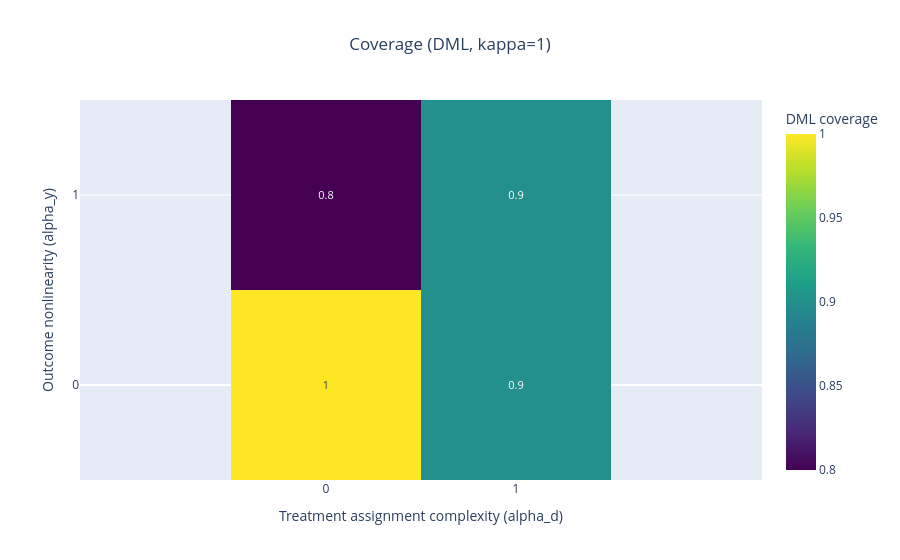

Notebook cell for this chart:
### Code cell
fig = estimator_metric_heatmap(summary_df, metric="coverage", estimator="DML", kappa=1)
fig.show()

### Figure 1 — Plotly figure (JSON) as saved in the notebook; plotly's stock layout.template omitted (floating-point values rounded to 4 significant figures)
{"data": [{"colorbar": {"title": {"text": "DML coverage"}}, "colorscale": [[0, "#440154"], [0.1111, "#482878"], [0.2222, "#3e4989"], [0.3333, "#31688e"], [0.4444, "#26828e"], [0.5556, "#1f9e89"], [0.6667, "#35b779"], [0.7778, "#6ece58"], [0.8889, "#b5de2b"], [1, "#fde725"]], "hovertemplate": "alpha_d=%{x}<br>alpha_y=%{y}<br>DML coverage=%{z:.4f}<extra></extra>", "text": [[1.0, 0.9], [0.8, 0.9]], "textfont": {"size": 11}, "texttemplate": "%{text}", "type": "heatmap", "x": [0, 1], "y": [0, 1], "z": [[1.0, 0.9], [0.8, 0.9]]}], "layout": {"title": {"text": "Coverage (DML, kappa=1)", "x": 0.5}, "xaxis": {"tickmode": "array", "ticktext": ["0", "1"], "tickvals": [0, 1], "title": {"text": "Treatment assignment complexity (alpha_d)"}}, "yaxis": {"scaleanchor": "x", "scaleratio": 1, "tickmode": "array", "ticktext": ["0", "1"], "tickvals": [0, 1], "title": {"text": "Outcome nonlinearity (alpha_y)"}}}}
